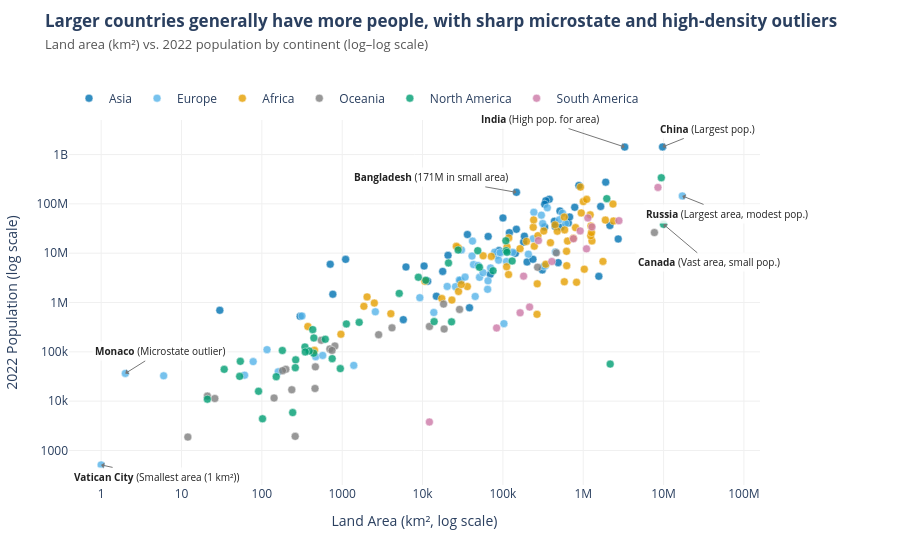

The cell this chart's notebook holds for it:
### Markdown cell above
**Chart choice & justification:** *Which chart did you choose, and why? Justify design choices.

*I chose a scatter plot on log–log scales because both land area and population span multiple orders of magnitude, and a scatter plot clearly reveals their positive linear scaling (r = 0.87 in log space) across continents. Coloring by a CVD-safe continent palette and annotating extreme outliers (such as tiny, ultra-dense microstates like Monaco/Vatican City, vast sparsely populated countries like Canada/Russia, and massive populations in India/China) directly answers both parts of the question.*

### Code cell
# Q3

okabe_ito = {
    "Asia": "#0072B2",
    "Africa": "#E69F00",
    "Europe": "#56B4E9",
    "North America": "#009E73",
    "South America": "#CC79A7",
    "Oceania": "#7F7F7F",
}

fig = px.scatter(
    df,
    x="Area",
    y="2022 Population",
    color="Continent",
    hover_name="Country",
    log_x=True,
    log_y=True,
    color_discrete_map=okabe_ito,
    template="plotly_white",
)

fig.update_traces(
    marker=dict(size=8, opacity=0.8, line=dict(width=0.5, color="white"))
)

# Spread annotations in distinct directions (ax, ay in pixels) so none overlap
outliers = [
    ("China", "Largest pop.", 45, -18),  # Up and right
    ("India", "High pop. for area", -85, -28),  # Up and left
    ("Russia", "Largest area, modest pop.", 45, 18),  # Down and right
    ("Canada", "Vast area, small pop.", 45, 38),  # Further down and right
    ("Bangladesh", "171M in small area", -85, -15),  # Up and left
    ("Monaco", "Microstate outlier", 35, -22),  # Up and right
    ("Vatican City", "Smallest area (1 km²)", 55, 12),  # Down and right
]

for country, note, ax, ay in outliers:
    row = df[df["Country"] == country].iloc[0]
    fig.add_annotation(
        x=np.log10(row["Area"]),
        y=np.log10(row["2022 Population"]),
        text=f"<b>{country}</b> ({note})",
        showarrow=True,
        arrowhead=1,
        arrowwidth=1,
        arrowcolor="#777777",
        ax=ax,
        ay=ay,
        bgcolor="rgba(255, 255, 255, 0.85)",  # Clean background behind text
        borderpad=2,
        font=dict(size=10, color="#222222"),
    )

fig.update_layout(
    title=dict(
        text=(
            "<b>Larger countries generally have more people, with sharp"
            " microstate and high-density outliers</b><br><span"
            " style='font-size:13px; color:#555;'>Land area (km²) vs. 2022"
            " population by continent (log–log scale)</span>"
        ),
        y=0.95,  # Keeps clear space above the legend
        yanchor="top",
    ),
    legend=dict(
        title="",
        orientation="h",
        yanchor="bottom",
        y=1.02,  # Clear vertical gap below the subtitle
        xanchor="left",
        x=0,
    ),
    margin=dict(t=120, l=65, r=140, b=55),  # Extra right & top margin for labels
    height=540,
)

fig.update_xaxes(
    title="Land Area (km², log scale)",
    showgrid=True,
    gridcolor="#F0F0F0",
    range=[-0.4, 8.2],  # Prevents right-side labels from clipping
)
fig.update_yaxes(
    title="2022 Population (log scale)",
    showgrid=True,
    gridcolor="#F0F0F0",
    range=[2.3, 9.7],  # Gives headroom at top for China & India labels
)
fig.show()

### Figure 1 — Plotly figure (JSON) as saved in the notebook; plotly's stock layout.template omitted (floating-point values rounded to 4 significant figures)
{"data": [{"hovertemplate": "<b>%{hovertext}</b><br><br>Continent=Asia<br>Area=%{x}<br>2022 Population=%{y}<extra></extra>", "hovertext": ["Afghanistan", "Armenia", "Azerbaijan", "Bahrain", "Bangladesh", "Bhutan", "Brunei", "Cambodia", "China", "Georgia", "Hong Kong", "India", "Indonesia", "Iran", "Iraq", "Israel", "Japan", "Jordan", "Kazakhstan", "Kuwait", "Kyrgyzstan", "Laos", "Lebanon", "Macau", "Malaysia", "Maldives", "Mongolia", "Myanmar", "Nepal", "North Korea", "Oman", "Pakistan", "Palestine", "Philippines", "Qatar", "Saudi Arabia", "Singapore", "South Korea", "Sri Lanka", "Syria", "Taiwan", "Tajikistan", "Thailand", "Timor-Leste", "Turkey", "Turkmenistan", "United Arab Emirates", "Uzbekistan", "Vietnam", "Yemen"], "legendgroup": "Asia", "marker": {"color": "#0072B2", "line": {"color": "white", "width": 0.5}, "opacity": 0.8, "size": 8, "symbol": "circle"}, "mode": "markers", "name": "Asia", "orientation": "v", "showlegend": true, "type": "scatter", "x": [652230, 29743, 86600, 765, 147570, 38394, 5765, 181035, 9706961, 69700, 1104, 3287590, 1904569, 1648195, 438317, 20770, 377930, 89342, 2724900, 17818, 199951, 236800, 10452, 30, 330803, 300, 1564110, 676578, 147181, 120538, 309500, 881912, 6220, 342353, 11586, 2149690, 710, 100210, 65610, 185180, 36193, 143100, 513120, 14874, 783562, 488100, 83600, 447400, 331212, 527968], "xaxis": "x", "y": [41128771, 2780469, 10358074, 1472233, 171186372, 782455, 449002, 16767842, 1425887337, 3744385, 7488865, 1417173173, 275501339, 88550570, 44496122, 9038309, 123951692, 11285869, 19397998, 4268873, 6630623, 7529475, 5489739, 695168, 33938221, 523787, 3398366, 54179306, 30547580, 26069416, 4576298, 235824862, 5250072, 115559009, 2695122, 36408820, 5975689, 51815810, 21832143, 22125249, 23893394, 9952787, 71697030, 1341296, 85341241, 6430770, 9441129, 34627652, 98186856, 33696614], "yaxis": "y"}, {"hovertemplate": "<b>%{hovertext}</b><br><br>Continent=Europe<br>Area=%{x}<br>2022 Population=%{y}<extra></extra>", "hovertext": ["Albania", "Andorra", "Austria", "Belarus", "Belgium", "Bosnia and Herzegovina", "Bulgaria", "Croatia", "Cyprus", "Czech Republic", "Denmark", "Estonia", "Faroe Islands", "Finland", "France", "Germany", "Gibraltar", "Greece", "Guernsey", "Hungary", "Iceland", "Ireland", "Isle of Man", "Italy", "Jersey", "Latvia", "Liechtenstein", "Lithuania", "Luxembourg", "Malta", "Moldova", "Monaco", "Montenegro", "Netherlands", "North Macedonia", "Norway", "Poland", "Portugal", "Romania", "Russia", "San Marino", "Serbia", "Slovakia", "Slovenia", "Spain", "Sweden", "Switzerland", "Ukraine", "United Kingdom", "Vatican City"], "legendgroup": "Europe", "marker": {"color": "#56B4E9", "line": {"color": "white", "width": 0.5}, "opacity": 0.8, "size": 8, "symbol": "circle"}, "mode": "markers", "name": "Europe", "orientation": "v", "showlegend": true, "type": "scatter", "x": [28748, 468, 83871, 207600, 30528, 51209, 110879, 56594, 9251, 78865, 43094, 45227, 1393, 338424, 551695, 357114, 6, 131990, 78, 93028, 103000, 70273, 572, 301336, 116, 64559, 160, 65300, 2586, 316, 33846, 2, 13812, 41850, 25713, 323802, 312679, 92090, 238391, 17098242, 61, 88361, 49037, 20273, 505992, 450295, 41284, 603500, 242900, 1], "xaxis": "x", "y": [2842321, 79824, 8939617, 9534954, 11655930, 3233526, 6781953, 4030358, 1251488, 10493986, 5882261, 1326062, 53090, 5540745, 64626628, 83369843, 32649, 10384971, 63301, 9967308, 372899, 5023109, 84519, 59037474, 110778, 1850651, 39327, 2750055, 647599, 533286, 3272996, 36469, 627082, 17564014, 2093599, 5434319, 39857145, 10270865, 19659267, 144713314, 33660, 7221365, 5643453, 2119844, 47558630, 10549347, 8740472, 39701739, 67508936, 510], "yaxis": "y"}, {"hovertemplate": "<b>%{hovertext}</b><br><br>Continent=Africa<br>Area=%{x}<br>2022 Population=%{y}<extra></extra>", "hovertext": ["Algeria", "Angola", "Benin", "Botswana", "Burkina Faso", "Burundi", "Cameroon", "Cape Verde", "Central African Republic", "Chad", "Comoros", "Djibouti", "DR Congo", "Egypt", "Equatorial Guinea", "Eritrea", "Eswatini", "Ethiopia", "Gabon", "Gambia", "Ghana", "Guinea", "Guinea-Bissau", "Ivory Coast", "Kenya", "Lesotho", "Liberia", "Libya", "Madagascar", "Malawi", "Mali", "Mauritania", "Mauritius", "Mayotte", "Morocco", "Mozambique", "Namibia", "Niger", "Nigeria", "Republic of the Congo", "Reunion", "Rwanda", "Sao Tome and Principe", "Senegal", "Seychelles", "Sierra Leone", "Somalia", "South Africa", "South Sudan", "Sudan", "Tanzania", "Togo", "Tunisia", "Uganda", "Western Sahara", "Zambia", "Zimbabwe"], "legendgroup": "Africa", "marker": {"color": "#E69F00", "line": {"color": "white", "width": 0.5}, "opacity": 0.8, "size": 8, "symbol": "circle"}, "mode": "markers", "name": "Africa", "orientation": "v", "showlegend": true, "type": "scatter", "x": [2381741, 1246700, 112622, 582000, 272967, 27834, 475442, 4033, 622984, 1284000, 1862, 23200, 2344858, 1002450, 28051, 117600, 17364, 1104300, 267668, 10689, 238533, 245857, 36125, 322463, 580367, 30355, 111369, 1759540, 587041, 118484, 1240192, 1030700, 2040, 374, 446550, 801590, 825615, 1267000, 923768, 342000, 2511, 26338, 964, 196722, 452, 71740, 637657, 1221037, 619745, 1886068, 945087, 56785, 163610, 241550, 266000, 752612, 390757], "xaxis": "x", "y": [44903225, 35588987, 13352864, 2630296, 22673762, 12889576, 27914536, 593149, 5579144, 17723315, 836774, 1120849, 99010212, 110990103, 1674908, 3684032, 1201670, 123379924, 2388992, 2705992, 33475870, 13859341, 2105566, 28160542, 54027487, 2305825, 5302681, 6812341, 29611714, 20405317, 22593590, 4736139, 1299469, 326101, 37457971, 32969517, 2567012, 26207977, 218541212, 5970424, 974052, 13776698, 227380, 17316449, 107118, 8605718, 17597511, 59893885, 10913164, 46874204, 65497748, 8848699, 12356117, 47249585, 575986, 20017675, 16320537], "yaxis": "y"}, {"hovertemplate": "<b>%{hovertext}</b><br><br>Continent=Oceania<br>Area=%{x}<br>2022 Population=%{y}<extra></extra>", "hovertext": ["American Samoa", "Australia", "Cook Islands", "Fiji", "French Polynesia", "Guam", "Kiribati", "Marshall Islands", "Micronesia", "Nauru", "New Caledonia", "New Zealand", "Niue", "Northern Mariana Islands", "Palau", "Papua New Guinea", "Samoa", "Solomon Islands", "Tokelau", "Tonga", "Tuvalu", "Vanuatu", "Wallis and Futuna"], "legendgroup": "Oceania", "marker": {"color": "#7F7F7F", "line": {"color": "white", "width": 0.5}, "opacity": 0.8, "size": 8, "symbol": "circle"}, "mode": "markers", "name": "Oceania", "orientation": "v", "showlegend": true, "type": "scatter", "x": [199, 7692024, 236, 18272, 4167, 549, 811, 181, 702, 21, 18575, 270467, 260, 464, 459, 462840, 2842, 28896, 12, 747, 26, 12189, 142], "xaxis": "x", "y": [44273, 26177413, 17011, 929766, 306279, 171774, 131232, 41569, 114164, 12668, 289950, 5185288, 1934, 49551, 18055, 10142619, 222382, 724273, 1871, 106858, 11312, 326740, 11572], "yaxis": "y"}, {"hovertemplate": "<b>%{hovertext}</b><br><br>Continent=North America<br>Area=%{x}<br>2022 Population=%{y}<extra></extra>", "hovertext": ["Anguilla", "Antigua and Barbuda", "Aruba", "Bahamas", "Barbados", "Belize", "Bermuda", "British Virgin Islands", "Canada", "Cayman Islands", "Costa Rica", "Cuba", "Curacao", "Dominica", "Dominican Republic", "El Salvador", "Greenland", "Grenada", "Guadeloupe", "Guatemala", "Haiti", "Honduras", "Jamaica", "Martinique", "Mexico", "Montserrat", "Nicaragua", "Panama", "Puerto Rico", "Saint Barthelemy", "Saint Kitts and Nevis", "Saint Lucia", "Saint Martin", "Saint Pierre and Miquelon", "Saint Vincent and the Grenadines", "Sint Maarten", "Trinidad and Tobago", "Turks and Caicos Islands", "United States", "United States Virgin Islands"], "legendgroup": "North America", "marker": {"color": "#009E73", "line": {"color": "white", "width": 0.5}, "opacity": 0.8, "size": 8, "symbol": "circle"}, "mode": "markers", "name": "North America", "orientation": "v", "showlegend": true, "type": "scatter", "x": [91, 442, 180, 13943, 430, 22966, 54, 151, 9984670, 264, 51100, 109884, 444, 751, 48671, 21041, 2166086, 344, 1628, 108889, 27750, 112492, 10991, 1128, 1964375, 102, 130373, 75417, 8870, 21, 261, 616, 53, 242, 389, 34, 5130, 948, 9372610, 347], "xaxis": "x", "y": [15857, 93763, 106445, 409984, 281635, 405272, 64184, 31305, 38454327, 68706, 5180829, 11212191, 191163, 72737, 11228821, 6336392, 56466, 125438, 395752, 17843908, 11584996, 10432860, 2827377, 367507, 127504125, 4390, 6948392, 4408581, 3252407, 10967, 47657, 179857, 31791, 5862, 103948, 44175, 1531044, 45703, 338289857, 99465], "yaxis": "y"}, {"hovertemplate": "<b>%{hovertext}</b><br><br>Continent=South America<br>Area=%{x}<br>2022 Population=%{y}<extra></extra>", "hovertext": ["Argentina", "Bolivia", "Brazil", "Chile", "Colombia", "Ecuador", "Falkland Islands", "French Guiana", "Guyana", "Paraguay", "Peru", "Suriname", "Uruguay", "Venezuela"], "legendgroup": "South America", "marker": {"color": "#CC79A7", "line": {"color": "white", "width": 0.5}, "opacity": 0.8, "size": 8, "symbol": "circle"}, "mode": "markers", "name": "South America", "orientation": "v", "showlegend": true, "type": "scatter", "x": [2780400, 1098581, 8515767, 756102, 1141748, 276841, 12173, 83534, 214969, 406752, 1285216, 163820, 181034, 916445], "xaxis": "x", "y": [45510318, 12224110, 215313498, 19603733, 51874024, 18001000, 3780, 304557, 808726, 6780744, 34049588, 618040, 3422794, 28301696], "yaxis": "y"}], "layout": {"annotations": [{"arrowcolor": "#777777", "arrowhead": 1, "arrowwidth": 1, "ax": 45, "ay": -18, "bgcolor": "rgba(255, 255, 255, 0.85)", "borderpad": 2, "font": {"color": "#222222", "size": 10}, "showarrow": true, "text": "<b>China</b> (Largest pop.)", "x": 6.987, "y": 9.154}, {"arrowcolor": "#777777", "arrowhead": 1, "arrowwidth": 1, "ax": -85, "ay": -28, "bgcolor": "rgba(255, 255, 255, 0.85)", "borderpad": 2, "font": {"color": "#222222", "size": 10}, "showarrow": true, "text": "<b>India</b> (High pop. for area)", "x": 6.517, "y": 9.151}, {"arrowcolor": "#777777", "arrowhead": 1, "arrowwidth": 1, "ax": 45, "ay": 18, "bgcolor": "rgba(255, 255, 255, 0.85)", "borderpad": 2, "font": {"color": "#222222", "size": 10}, "showarrow": true, "text": "<b>Russia</b> (Largest area, modest pop.)", "x": 7.233, "y": 8.161}, {"arrowcolor": "#777777", "arrowhead": 1, "arrowwidth": 1, "ax": 45, "ay": 38, "bgcolor": "rgba(255, 255, 255, 0.85)", "borderpad": 2, "font": {"color": "#222222", "size": 10}, "showarrow": true, "text": "<b>Canada</b> (Vast area, small pop.)", "x": 6.999, "y": 7.585}, {"arrowcolor": "#777777", "arrowhead": 1, "arrowwidth": 1, "ax": -85, "ay": -15, "bgcolor": "rgba(255, 255, 255, 0.85)", "borderpad": 2, "font": {"color": "#222222", "size": 10}, "showarrow": true, "text": "<b>Bangladesh</b> (171M in small area)", "x": 5.169, "y": 8.233}, {"arrowcolor": "#777777", "arrowhead": 1, "arrowwidth": 1, "ax": 35, "ay": -22, "bgcolor": "rgba(255, 255, 255, 0.85)", "borderpad": 2, "font": {"color": "#222222", "size": 10}, "showarrow": true, "text": "<b>Monaco</b> (Microstate outlier)", "x": 0.301, "y": 4.562}, {"arrowcolor": "#777777", "arrowhead": 1, "arrowwidth": 1, "ax": 55, "ay": 12, "bgcolor": "rgba(255, 255, 255, 0.85)", "borderpad": 2, "font": {"color": "#222222", "size": 10}, "showarrow": true, "text": "<b>Vatican City</b> (Smallest area (1 km²))", "x": 0, "y": 2.708}], "height": 540, "legend": {"orientation": "h", "title": {"text": ""}, "tracegroupgap": 0, "x": 0, "xanchor": "left", "y": 1.02, "yanchor": "bottom"}, "margin": {"b": 55, "l": 65, "r": 140, "t": 120}, "title": {"text": "<b>Larger countries generally have more people, with sharp microstate and high-density outliers</b><br><span style='font-size:13px; color:#555;'>Land area (km²) vs. 2022 population by continent (log–log scale)</span>", "y": 0.95, "yanchor": "top"}, "xaxis": {"anchor": "y", "domain": [0, 1], "gridcolor": "#F0F0F0", "range": [-0.4, 8.2], "showgrid": true, "title": {"text": "Land Area (km², log scale)"}, "type": "log"}, "yaxis": {"anchor": "x", "domain": [0, 1], "gridcolor": "#F0F0F0", "range": [2.3, 9.7], "showgrid": true, "title": {"text": "2022 Population (log scale)"}, "type": "log"}}}
